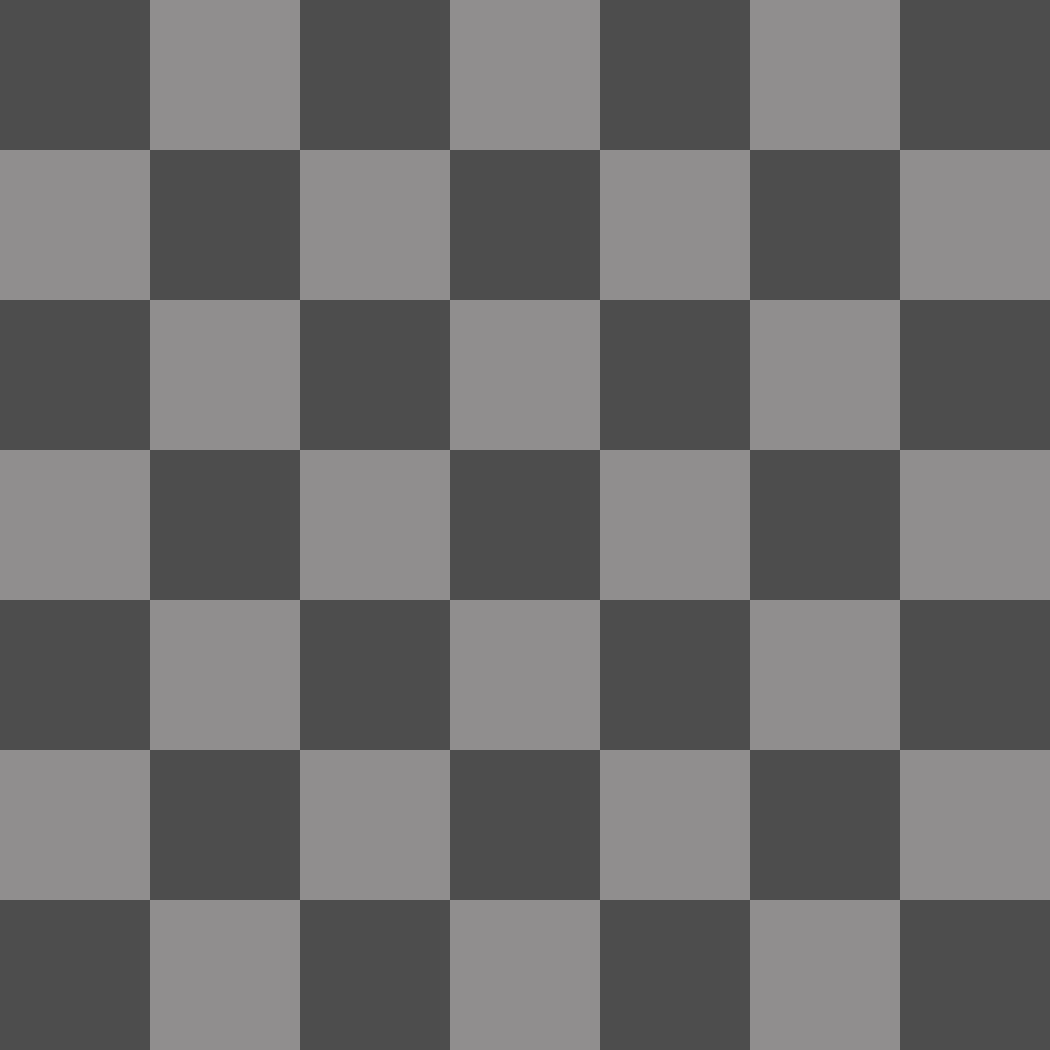

The image is a tile-based game level rendered from a .tmx file. Its description and complete source (layers, tilesets, objects, tile grids) follow:
An orthogonal 7x7 tile map with 150x150 px tiles, 1 tile layer (Tile Layer 1).

<map version="1.0" orientation="orthogonal" renderorder="right-down" width="7" height="7" tilewidth="150" tileheight="150" nextobjectid="1">
 <tileset firstgid="1" name="FrameTexture" tilewidth="150" tileheight="150" tilecount="4" columns="2">
  <image source="FrameTexture.png" trans="ff00d1" width="300" height="300" />
 </tileset>
 <layer name="Tile Layer 1" width="7" height="7">
  <data encoding="csv">
1,2,1,2,1,2,1,
2,1,2,1,2,1,2,
1,2,1,2,1,2,1,
2,1,2,1,2,1,2,
1,2,1,2,1,2,1,
2,1,2,1,2,1,2,
1,2,1,2,1,2,1,
</data>
 </layer>
</map>